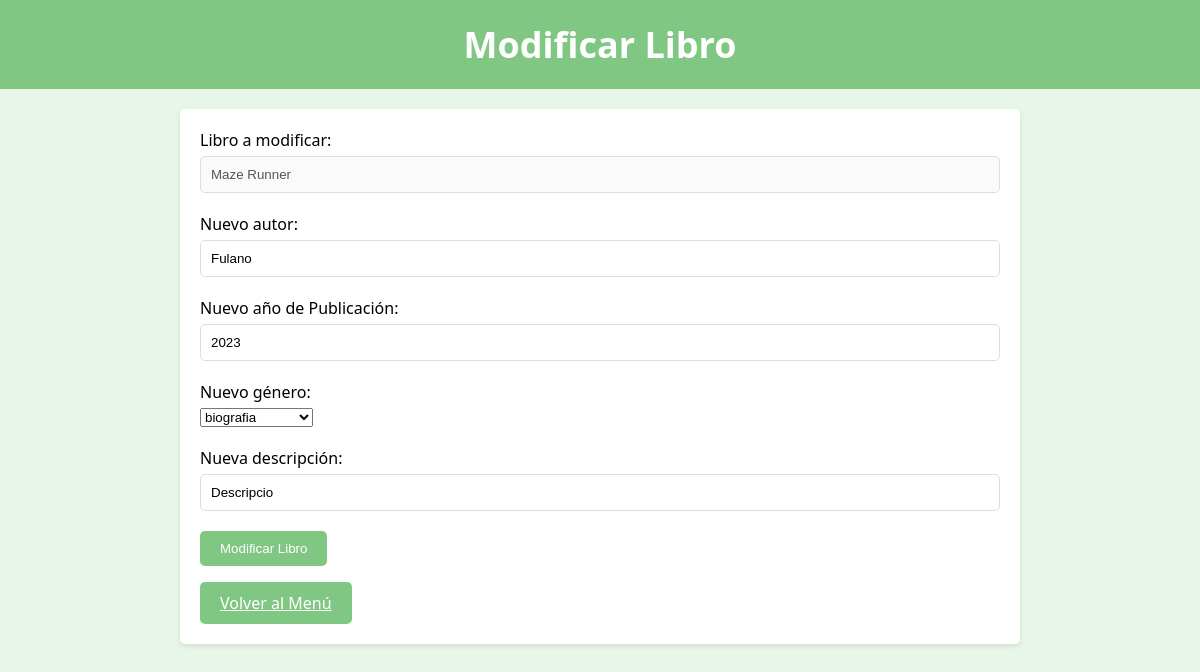
Page /cambioslibrosform.php?libro=Maze Runner (signed in) on the committed database.
### tables this page shows
CREATE TABLE IF NOT EXISTS `libros` (
  `titulo` varchar(255) NOT NULL,
  `autor` varchar(255) NOT NULL,
  `año_publicacion` int NOT NULL,
  `genero` varchar(255) NOT NULL,
  `desc` varchar(255) NOT NULL
);

### cambioslibrosform.php (the view, shortened to what this page needs)
<html lang="es">
<head>
<link rel="stylesheet" href="styles.css">
</head>
<body>
<header>
    <h1>Modificar Libro</h1>
</header>
<div class="content">
    <form action="cambioslibros.php?libro=<?php echo urlencode($_GET["libro"]); ?>" method="post">
        <div class="form-group">
            <label for="title">Libro a modificar:</label>
            <input disabled type="text" id="title" name="title" required pattern="[a-zA-Z0-9\s]+" title="El título solo puede contener letras, números y espacios." value=<?php echo "'".$_GET["libro"]."'" ?> readonly>
        </div>
        <div class="form-group">
            <label for="newauthor">Nuevo autor:</label>
            <input type="text" id="newauthor" name="newauthor" required pattern="[a-zA-Z\s]+" title="El autor solo puede contener letras y espacios." value=<?php
            $conexion = mysqli_connect("localhost","root","","proyecto");
            $query = "select * from libros where titulo= '".$_GET["libro"]."';";
            $resultado = mysqli_query($conexion,$query);
            $registro = mysqli_fetch_array($resultado);
            echo '"'.$registro["autor"].'"';
        ?>>
        </div>
        <div class="form-group">
            <label for="newyear">Nuevo año de Publicación:</label>
            <input type="text" id="newyear" name="newyear" required pattern="\d{4}" title="El año de publicación debe ser un número de 4 dígitos." value=<?php
            $conexion = mysqli_connect("localhost","root","","proyecto");
            $query = "select * from libros where titulo= '".$_GET["libro"]."';";
            $resultado = mysqli_query($conexion,$query);
            $registro = mysqli_fetch_array($resultado);
            echo '"'.$registro["año_publicacion"].'"';
        ?>>
        </div>
        <div class="form-group">
            <label for="newgenre">Nuevo género:</label>
            <select id="newgenre" name="newgenre" required>
                <option value=<?php
            $conexion = mysqli_connect("localhost","root","","proyecto");
            $query = "select * from libros where titulo= '".$_GET["libro"]."';";
            $resultado = mysqli_query($conexion,$query);
            $registro = mysqli_fetch_array($resultado);
            echo '"'.$registro["genero"].'"';
        ?>><?php
                $conexion = mysqli_connect("localhost","root","","proyecto");
                $query = "select * from libros where titulo= '".$_GET["libro"]."';";
                $resultado = mysqli_query($conexion,$query);
                $registro = mysqli_fetch_array($resultado);
                echo $registro["genero"];
            ?></option>
            </select>
        </div>
        <div class="form-group">
            <label for="desc">Nueva descripción:</label>
            <input type="text" id="desc" name="desc" required value=<?php
            $conexion = mysqli_connect("localhost","root","","proyecto");
            $query = "select * from libros where titulo= '".$_GET["libro"]."';";
            $resultado = mysqli_query($conexion,$query);
            $registro = mysqli_fetch_array($resultado);
            echo '"'.$registro["desc"].'"';
        ?>>
        </div>
        <button type="submit" class="btn">Modificar Libro</button>
    </form>
    <a href="index.php" class="btn">Volver al Menú</a>
</div>
</body>
</html>

### styles.css (style rules this page uses)
body { font-family: 'Segoe UI', Tahoma, Geneva, Verdana, sans-serif; margin: 0; padding: 0; background-color: #e8f5e9; }
header { background-color: #81c784; color: #fff; padding: 20px; text-align: center; font-size: 36px; }
h1, h2 { margin: 0; font-size: 36px; }
.content { max-width: 800px; margin: 20px auto; padding: 20px; background-color: #fff; border-radius: 5px; box-shadow: 0px 2px 5px rgba(0, 0, 0, 0.1); }
.form-group { margin-bottom: 20px; }
label { display: block; margin-bottom: 5px; }
input[type="text"], input[type="password"] { width: 100%; padding: 10px; border: 1px solid #ddd; border-radius: 5px; }
a { color: #007bff; }
a.btn { color: #fff; }
button[type="submit"], .btn { display: inline-block; padding: 10px 20px; background-color: #81c784; color: #fff; border: none; border-radius: 5px; cursor: pointer; transition: background-color 0.3s; }

### rows in the picture
libros: newauthor "Fulano", newyear "2023", newgenre "biografia", desc "Descripcio"
